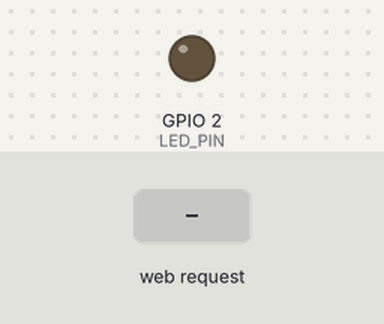
The sketch below on a simulated ESP32. Parts: output pins drawn as LEDs (lit = HIGH). Inputs (shaded band) come from the test bench. WiFi joins after 1.5 s; servers stay silent unless stated; I2S audio is not simulated (input reads silence); what the sketch prints to the serial monitor is not drawn.

Above: at 2.7 s.
2.8 s: HTTP request GET /led/on received
At 3.5 s:
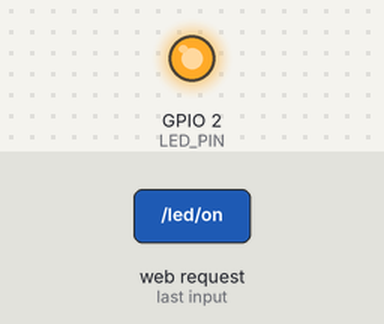
4.3 s: HTTP request GET /led/off received
At 5.4 s:
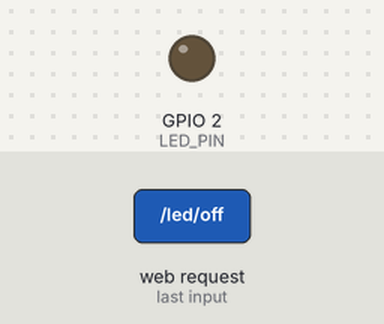
Timing chart, 0 to 7.3 s (numbered marks = the images above; inputs shaded):
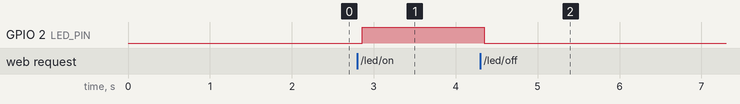

Measured:
- after the input at 2.8 s, GPIO 2 (LED_PIN): LOW → HIGH after 0.06 s
- after the input at 4.3 s, GPIO 2 (LED_PIN): HIGH → LOW after 0.05 s

The sketch:

voiceSmartHome.ino
```cpp
#include <WiFi.h>
#include <driver/i2s.h>
#include <WiFiUdp.h>
#include <WebServer.h>

// ====== I2S (INMP441) ======
#define I2S_WS   25   // WS / LRCLK
#define I2S_SD   22   // SD / DOUT
#define I2S_SCK  26   // BCLK

// ====== WiFi + UDP ======
const char* ssid     = "";
const char* password = "";
const char* udpIp    = ""; // IP เครื่อง Python
const int   udpPort  = 12345;

// ====== (Optional) simple web server for LED control ======
WebServer server(80);
const int LED_PIN = 2;

// ====== UDP ======
WiFiUDP udp;

// ====== I2S config (for INMP441 typical) ======
i2s_config_t i2s_config = {
  .mode = (i2s_mode_t)(I2S_MODE_MASTER | I2S_MODE_RX),
  .sample_rate = 16000,
  .bits_per_sample = I2S_BITS_PER_SAMPLE_32BIT,
  .channel_format = I2S_CHANNEL_FMT_ONLY_LEFT,
  .communication_format = I2S_COMM_FORMAT_I2S,
  .intr_alloc_flags = 0,
  .dma_buf_count = 4,
  .dma_buf_len = 1024,
  .use_apll = false,
  .tx_desc_auto_clear = false,
  .fixed_mclk = 0
};

i2s_pin_config_t pin_config = {
  .bck_io_num = I2S_SCK,
  .ws_io_num = I2S_WS,
  .data_out_num = I2S_PIN_NO_CHANGE,
  .data_in_num = I2S_SD
};

void handle_on(){
  digitalWrite(LED_PIN, HIGH);
  server.send(200, "text/plain", "LED ON");
}
void handle_off(){
  digitalWrite(LED_PIN, LOW);
  server.send(200, "text/plain", "LED OFF");
}

void setup() {
  Serial.begin(115200);
  pinMode(LED_PIN, OUTPUT);
  digitalWrite(LED_PIN, LOW);

  // WiFi
  WiFi.begin(ssid, password);
  Serial.print("Connecting to WiFi");
  while (WiFi.status() != WL_CONNECTED) {
    delay(300);
    Serial.print(".");
  }
  Serial.println("\nWiFi connected: " + WiFi.localIP().toString());

  // I2S init
  i2s_driver_install(I2S_NUM_0, &i2s_config, 0, NULL);
  i2s_set_pin(I2S_NUM_0, &pin_config);

  // UDP begin (we only send, so port here is optional)
  udp.begin(udpPort);
  Serial.println("UDP ready to send to " + String(udpIp) + ":" + String(udpPort));

  // Simple HTTP endpoints for control
  server.on("/led/on", HTTP_GET, handle_on);
  server.on("/led/off", HTTP_GET, handle_off);
  server.begin();
}

void loop() {
  // non-blocking handling of the webserver
  server.handleClient();

  // read i2s buffer and send via UDP continuously
  const size_t buf_samples = 1024; // number of 32-bit samples per read
  uint32_t i2s_buffer[buf_samples];
  size_t bytesRead = 0;

  esp_err_t ret = i2s_read(I2S_NUM_0, (void*)i2s_buffer, sizeof(i2s_buffer), &bytesRead, portMAX_DELAY);
  if (ret == ESP_OK && bytesRead > 0) {
    // send the raw bytes as-is (32-bit LE PCM)
    udp.beginPacket(udpIp, udpPort);
    udp.write((uint8_t*)i2s_buffer, bytesRead);
    udp.endPacket();
  }
  // loop continues, streaming audio forever
}
```
